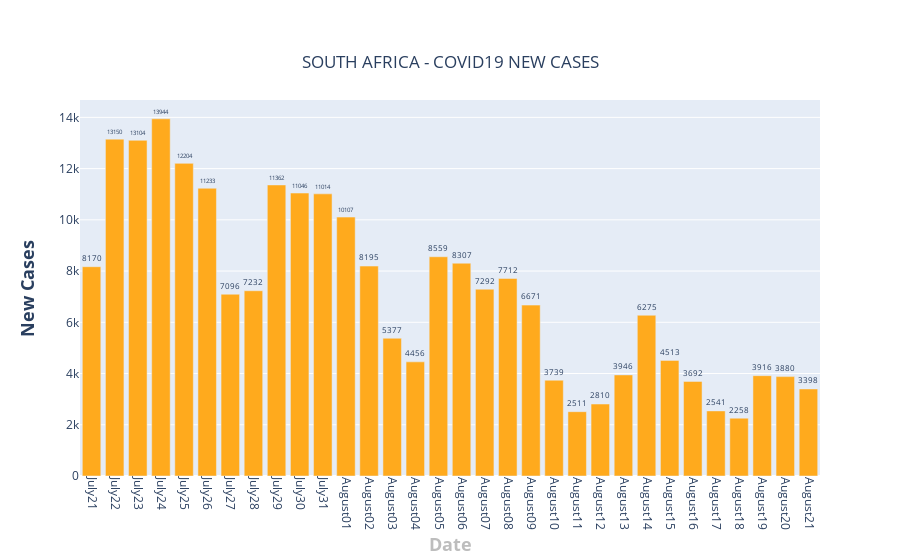

Source (notebook cell):
### Code cell
fig = go.Figure()

sa_total_per_day = []
for date in dates:    
    total = sa[date].str.replace('+','').fillna(0).str.replace(',','').fillna(0).astype(int)
    sa_total_per_day.append(int(total))
    
fig.add_trace(go.Bar(x=dates[-32:],  y = sa_total_per_day[-32:],text=sa_total_per_day[-32:],textposition='outside',name = "South Africa",marker_color='#FFAA1D'))
fig.update_layout(
    title={
        'text': "SOUTH AFRICA - COVID19 NEW CASES",
        'y':0.9,
        'x':0.5,
        'xanchor': 'center',
        'yanchor': 'top'},
    xaxis=dict(title='<b>Date</b>',titlefont_size=18, titlefont=dict(color='#BDBDBD')),
    yaxis=dict(title='<b>New Cases</b>',titlefont_size=18),
    xaxis_tickangle=90,
)

fig.show()

### Figure 1 — Plotly figure (JSON) as saved in the notebook; plotly's stock layout.template omitted (floating-point values rounded to 4 significant figures)
{"data": [{"marker": {"color": "#FFAA1D"}, "name": "South Africa", "text": ["8170", "13150", "13104", "13944", "12204", "11233", "7096", "7232", "11362", "11046", "11014", "10107", "8195", "5377", "4456", "8559", "8307", "7292", "7712", "6671", "3739", "2511", "2810", "3946", "6275", "4513", "3692", "2541", "2258", "3916", "3880", "3398"], "textposition": "outside", "type": "bar", "x": ["July21", "July22", "July23", "July24", "July25", "July26", "July27", "July28", "July29", "July30", "July31", "August01", "August02", "August03", "August04", "August05", "August06", "August07", "August08", "August09", "August10", "August11", "August12", "August13", "August14", "August15", "August16", "August17", "August18", "August19", "August20", "August21"], "y": [8170, 13150, 13104, 13944, 12204, 11233, 7096, 7232, 11362, 11046, 11014, 10107, 8195, 5377, 4456, 8559, 8307, 7292, 7712, 6671, 3739, 2511, 2810, 3946, 6275, 4513, 3692, 2541, 2258, 3916, 3880, 3398]}], "layout": {"title": {"text": "SOUTH AFRICA - COVID19 NEW CASES", "x": 0.5, "xanchor": "center", "y": 0.9, "yanchor": "top"}, "xaxis": {"tickangle": 90, "title": {"font": {"color": "#BDBDBD", "size": 18}, "text": "<b>Date</b>"}}, "yaxis": {"title": {"font": {"size": 18}, "text": "<b>New Cases</b>"}}}}
